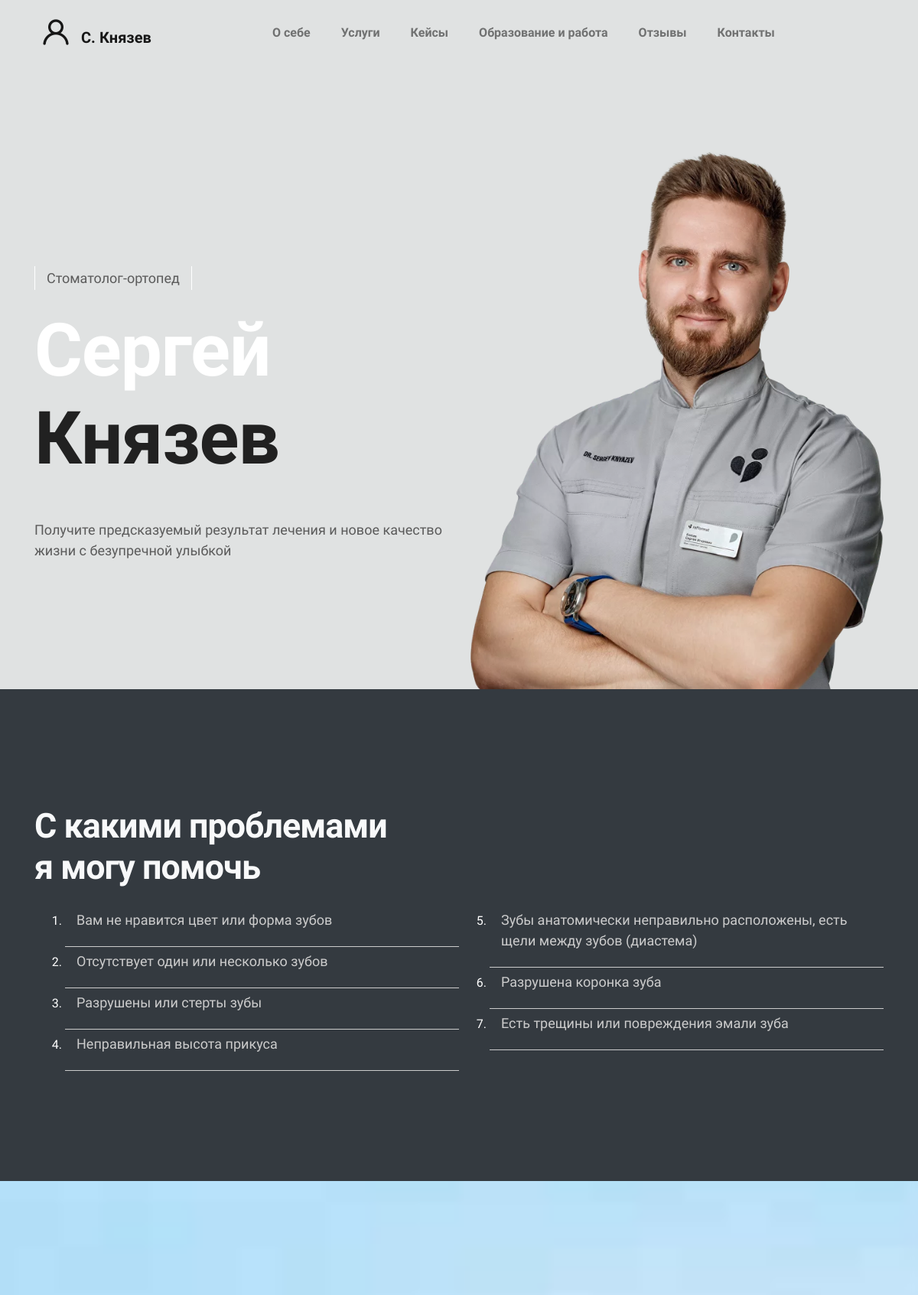
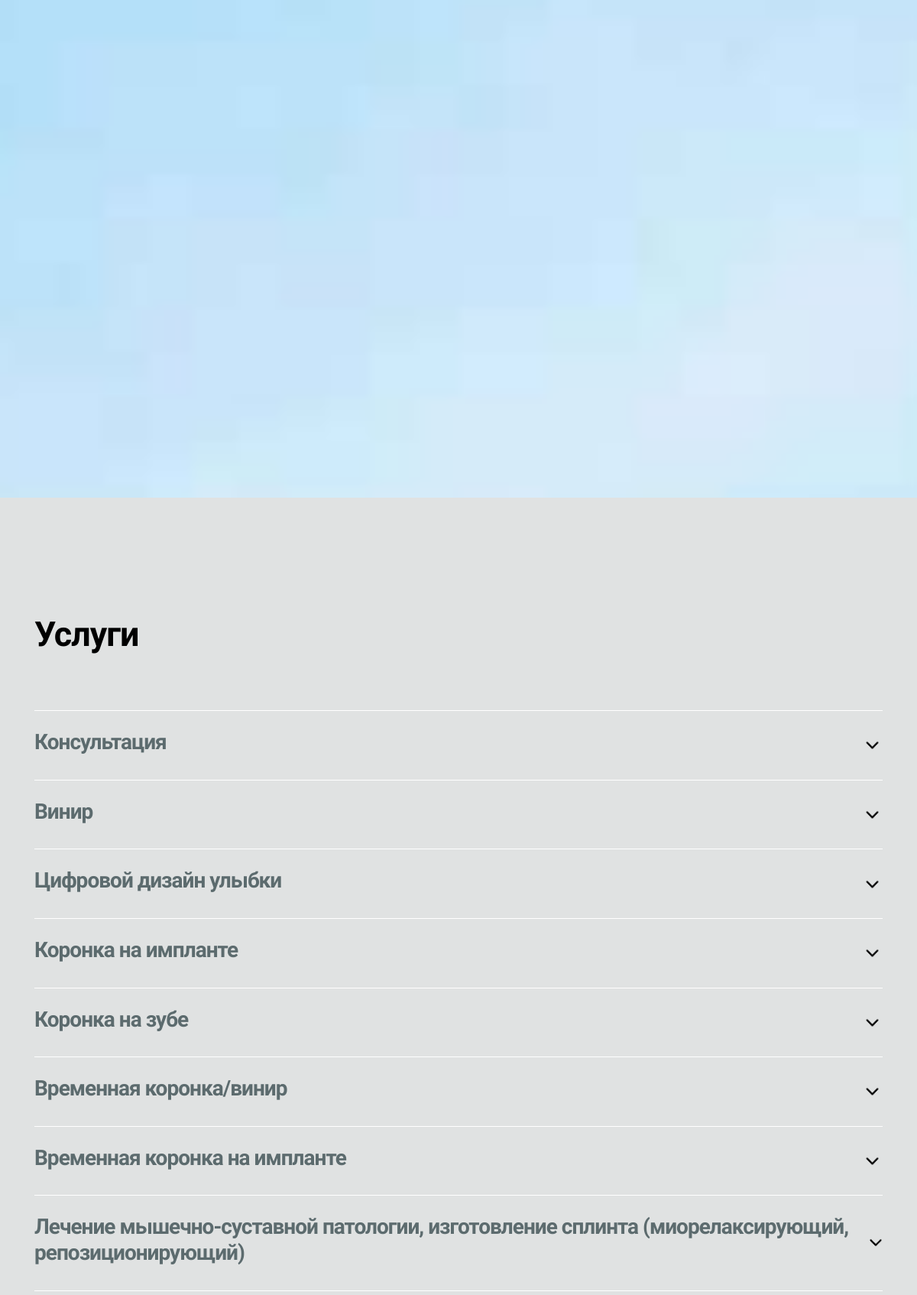
The page / (upper part) on the database its author committed (2 pictures, top to bottom).
### adminPanel/models.py (models this page shows, shortened)
class Menu (models.Model):
    user = models.OneToOneField(User, on_delete=models.CASCADE)
    messages = models.CharField('Сообщения', max_length=100, default="Сообщения")
    about = models.CharField('О себе', max_length=100, default="О себе")
    services = models.CharField('Услуги', max_length=100, default="Услуги")
    cases = models.CharField('Кейсы', max_length=100, default="Кейсы")
    ed_and_work = models.CharField('Образование и работа', max_length=100, default="Образование и работа")
    feedbacks = models.CharField('Отзывы', max_length=100, default="Отзывы")
    contacts = models.CharField('Контакты', max_length=100, default="Контакты")

class About(models.Model):
    user = models.OneToOneField(User, on_delete=models.CASCADE)
    profession = models.CharField(max_length=200)
    slogan = models.TextField(null=True, blank=True)
    main_foto = models.ImageField(
        default="avatar.jpg",
        upload_to="About_main_foto"
    )

class Case(models.Model):
    post = models.TextField(null=False, blank=False)
    user = models.ForeignKey(User, on_delete=models.CASCADE)

class Paralax(models.Model):
    user = models.OneToOneField(User, on_delete=models.CASCADE)
    img1 = models.ImageField('Паралакс 1', upload_to="paralax_img", null=False, blank=False, default='fon.jpg')
    img2 = models.ImageField('Паралакс 2', upload_to="paralax_img", null=False, blank=False, default='fon.jpg')

class Service(models.Model):
    title = models.CharField('Название', max_length=200)
    desc = models.TextField('Описание', null=False, blank=False)
    price = models.CharField('Цена', max_length=200, null=True, blank=True)
    img = models.ImageField('Изображение', upload_to="Service_img", null=True, blank=True)
    user = models.ForeignKey(User, on_delete=models.CASCADE)

### main/views.py (the view, shortened to what this page needs)
# urls.py: path("",HomeView.as_view() , name="home"),
class HomeView(CreateView):
    model = Message
    fields = ['name','phone','comment','completed']
    template_name = "main/main.html"
    def get_context_data(self, **kwargs):
        username = self.kwargs.get('username')
        if not username:
            user = User.objects.first()
        else:
            user = User.objects.filter(username=username).first()
        context = super(HomeView, self).get_context_data(**kwargs)
        if user:
            cases = Case.objects.filter(user_id=user.id)
            services = Service.objects.filter(user_id=user.id)
            ed_and_works = Ed_and_work.objects.filter(user_id=user.id).order_by('-year')
            feedbacks = Feedback.objects.filter(user_id=user.id)
            contacts = Contact.objects.filter(user_id=user.id)
            context.update({
                'title': 'Главная страница',
                'current_path': self.request.path,
                'active':'home',
                'menu': request_menu(self.request,user.id),
                'cases': cases,
                'services':services,
                'ed_and_works': ed_and_works,
                'feedbacks':feedbacks,
                'contacts':contacts,
                'cur_user':user,
                'home_url': reverse('home')
                })
            return context
        else:
            return render(self.request, 'main/404_page.html', status=404)

### main/views.py (called while the page is built)
def request_menu(request, user_id):
    menu = Menu.objects.filter(user_id=user_id).first()  # Используем user_id для фильтрации
    return menu

### main/templates/main/main.html (shortened to what this page needs)
{% extends "main/base.html" %}
{% block content %}
{% include 'main/includes/about.html' %}
{% include 'main/includes/cases.html' %}
{% include 'main/includes/paralax1.html'%}
{% include 'main/includes/services.html'%}
{% endblock content %}

### main/templates/main/includes/nav.html (shortened to what this page needs)
<nav class="navbar navbar-expand-sm navbar-light" style="background-color: rgb(224, 226, 226);">
    <div class="container">
        <a class="navbar-brand" href="{% if user.is_authenticated %} {% url 'messages' %} {% else %}#about{% endif %}"><i class='uil uil-user'></i>
            {% if user.is_authenticated %}
            АдминПанель
            {% else %}
            {{cur_user.first_name|slice:"1"}}.
            {{cur_user.last_name}}
            {% endif %}
        </a>
        <div class="collapse navbar-collapse" id="navbarNav">
            <ul class="navbar-nav mx-auto">
                <li class="nav-item">
                    <a href="#about" class="nav-link">
                        <span data-hover="{% if menu.about %} {{ menu.about }} {% else %} О себе {% endif %}">
                            {% if menu.about %} {{ menu.about }} {% else %} О себе {% endif %}
                        </span>
                    </a>
                </li>
                <li class="nav-item">
                    <a href="#services" class="nav-link">
                        <span data-hover="{% if menu.services %} {{menu.services}} {% else %} Услуги {% endif %}">
                            {% if menu.services %} {{menu.services}} {% else %} Услуги {% endif %}
                        </span>
                    </a>
                </li>
                <li class="nav-item">
                    <a href="#cases" class="nav-link">
                        <span data-hover="{% if menu.cases %} {{menu.cases}} {% else %} Кейсы {% endif %}">
                            {% if menu.cases %} {{menu.cases}} {% else %} Кейсы {% endif %}
                        </span>
                    </a>
                </li>
                <li class="nav-item">
                    <a href="#ed_and_work" class="nav-link">
                        <span data-hover="{% if menu.ed_and_work %} {{menu.ed_and_work}} {% else %} Образование и работа {% endif %}">
                            {% if menu.ed_and_work %} {{menu.ed_and_work}} {% else %} Образование и работа {% endif %}
                        </span>
                    </a>
                </li>
                <li class="nav-item">
                    <a href="#feedbacks" class="nav-link">
                        <span data-hover="{% if menu.feedbacks %} {{ menu.feedbacks }} {% else %} Отзывы {% endif %}">
                            {% if menu.feedbacks %} {{menu.feedbacks }} {% else %} Отзывы {% endif %}
                        </span>
                    </a>
                </li>
                <li class="nav-item">
                    <a href="#contact" class="nav-link">
                        <span data-hover="{% if menu.contacts %} {{menu.contacts }} {% else %}Контакты {% endif %}">
                            {% if menu.contacts %} {{menu.contacts }} {% else %}Контакты {% endif %}</span>
                    </a>
                </li>
            </ul>
        </div>
    </div>
</nav>

### main/templates/main/includes/about.html
<section class="about full-screen d-lg-flex justify-content-center align-items-center" id="about">
    <div class="container">
        <div class="row">
            <div class="col-lg-6 col-md-12 col-12 d-flex align-items-center">
                <div class="about-text">
                    <p><span class="profession">{{cur_user.about.profession}}</span></p>
                    <h1 class="animated animated-text">
                        <span class="mr-2 text-white" style="font-size: 8vw;">{{cur_user.first_name}}</span>
                        <span class="mr-2" style="font-size: 8vw;">{{cur_user.last_name}}</span>
                    </h1>
                    <p class="mt-5">{{cur_user.about.slogan}}</p>
                </div>
            </div>
            <div class="col-lg-6 col-md-12 col-12">
                <div class="about-image svg">
                    <img src="{{cur_user.about.main_foto.url}}" class="img-fluid" alt="svg image">
                </div>
            </div>
        </div>
    </div>
</section>

### main/templates/main/includes/cases.html
<section class="cases full-screen bg-dark d-lg-flex justify-content-center align-items-center" id="cases">
    <div class="container">
        <div class="row">
            <div class="col-12">
                <h1 class="animated animated-text text-light">
                    <span class="mr-2">С какими проблемами</span><br>
                    <span class="mr-2">я могу помочь</span>
                </h1>
            </div>
        </div>
        <div class="row">
            <div class="col-lg-12 col-md-12 col-12 d-flex align-items-center">
                <div class="cases about-text">
                    <ol>
                        {%for case in cases%}
                        <li>
                            <p>{{case.post}}</p>
                        </li>
                        {% endfor %}
                    </ol>
                </div>
            </div>
        </div>
    </div>
</section>

### main/templates/main/includes/paralax1.html
<div class="parallax" style="background-image: url('{{cur_user.paralax.img1.url}}');"></div>

### main/templates/main/includes/services.html (shortened to what this page needs)
<section class="services full-screen d-lg-flex justify-content-center align-items-center" id="services">
    <div class="container">
        <div class="row">
            <div class="col-12">
                <h1 class="services block title animated animated-text">
                    Услуги
                </h1>
            </div>
        </div>
        <div class="row">
            <div class="col-lg-12 col-md-12 col-12 d-flex align-items-center py-5">
                <div class="services about-text">
                    <hr class="m-0">
                    {%for service in services %}
                    <details class="py-2">
                        <summary class="d-flex align-items-center">
                            <h3 class="services title  align-items-center py-3">{{service.title}}</h3>
                        </summary>
                    </details>
                    {% endfor %}
                </div>
            </div>
        </div>
    </div>
</section>

### static/css/main/tooplate-style.css (style rules this page uses)
body { font-family: "Maven Pro", sans-serif; padding-top: 70px; }
.full-screen { padding: 8rem 0; }
.about.full-screen { padding: 8rem 0 0 0; background-color: rgb(224, 226, 226); }
ul { margin: 0; padding: 0; }
ul li { list-style: none; }
a { font-weight: normal; text-decoration: none !important; transition: all 0.4s ease; }
.navbar-brand .uil { font-size: 40px; }
p { font-size: 18px; font-weight: 300; line-height: 1.5; color: #5b5b5b; }
h1, h2, h3, h4, h5, h6 { font-weight: bold; letter-spacing: -1px; }
h1 { color: #212121; font-size: 2.8em; margin: 24px 0; }
h3 { color: #484848; }
h3, b, strong { font-weight: bold; }
.animated { position: relative; }
.navbar { position: fixed; top: 0; right: 0; left: 0; z-index: 999999; will-change: transform; transition: transform 200ms linear; }
.navbar-brand { font-weight: bold; }
.navbar-expand-sm .navbar-nav .nav-link { padding: 0 20px; }
.nav-link { font-weight: bold; font-size: 16px; overflow: hidden; }
.nav-link span { position: relative; display: inline-block; transition: transform 0.3s; }
.nav-link span:before { position: absolute; top: 100%; content: attr(data-hover); transform: translate3d(0, 0, 0); }
.profession { padding: 5px 15px; border-left: 1px solid #ffffff; border-right: 1px solid #ffffff; }
.cases.about-text ol { -webkit-column-count: 2; -moz-column-count: 2; column-count: 2; -webkit-column-gap: 40px; -moz-column-gap: 40px; column-gap: 40px; }
.cases.about-text ol li { padding: 5px 15px; border-bottom: 1px solid #cccccc; color: #ffffff; }
.about-text ol li p { color: #ccc; }
.parallax { height: 100vh; background-attachment: fixed; background-position: center; background-repeat: no-repeat; background-size: cover; }
.services.full-screen { background-color: rgb(224, 226, 226); }
.services.about-text hr { border-top: 1px solid rgb(255, 255, 255); }
.services.about-text details { border-bottom: 1px solid rgb(255, 255, 255); }
summary { display: flex; }
summary::after { content: ''; width: 27px; height: 15px; background: url('/media/arrow-down.png'); background-size: cover; margin-left: auto; transition: 0.2s; }
.services.block.title { color: black; }
.services.title { color: #5c6b6e; }

### rows shown on the page
Menu: about "О себе", services "Услуги", cases "Кейсы", ed_and_work "Образование и работа", feedbacks "Отзывы", contacts "Контакты"
Case: post "Вам не нравится цвет или форма зубов"
Case: post "Отсутствует один или несколько зубов"
Case: post "Разрушены или стерты зубы"
Case: post "Неправильная высота прикуса"
Case: post "Зубы анатомически неправильно расположены, есть щели между зубов (диастема)"
Case: post "Разрушена коронка зуба"
Case: post "Есть трещины или повреждения эмали зуба"
Service: title "Консультация"
Service: title "Винир"
Service: title "Цифровой дизайн улыбки"
Service: title "Коронка на импланте"
Service: title "Коронка на зубе"
Service: title "Временная коронка/винир"
Service: title "Временная коронка на импланте"
Service: title "Лечение мышечно-суставной патологии, изготовление сплинта (миорелаксирующий, репозиционирующий)"

### other values the page prints
{{ cur_user.first_name|slice:"1" }} "С"
{{ cur_user.last_name }} "Князев"
{{ cur_user.about.profession }} "Стоматолог-ортопед"
{{ cur_user.first_name }} "Сергей"
{{ cur_user.about.slogan }} "Получите предсказуемый результат лечения и новое качество жизни с безупречной улыбкой"
